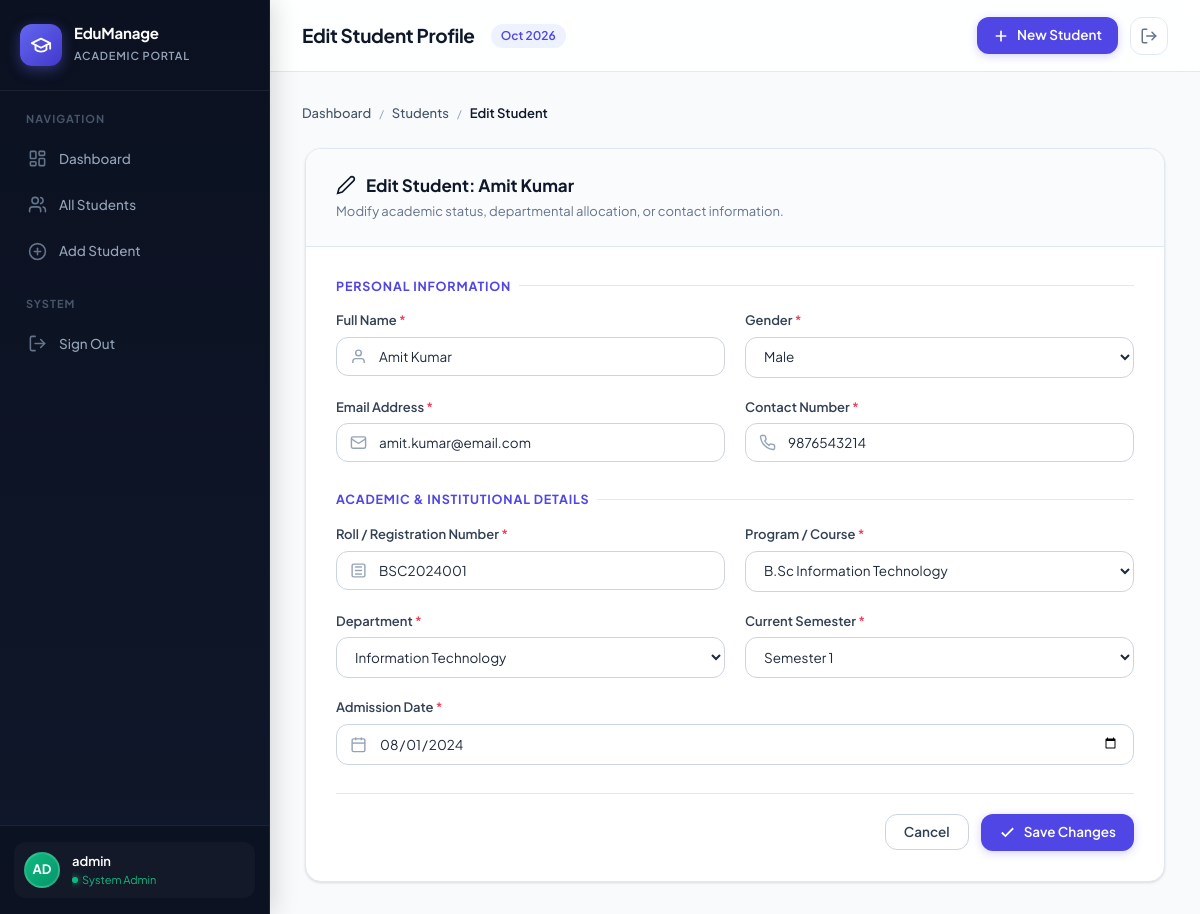
The page /edit_student.php?id=5 (signed in) on the database its author committed.
### tables this page shows
CREATE TABLE IF NOT EXISTS students (
    id          INT AUTO_INCREMENT PRIMARY KEY,    
    full_name   VARCHAR(100) NOT NULL,             
    roll_number VARCHAR(20)  NOT NULL UNIQUE,      
    email       VARCHAR(100) NOT NULL,             
    phone       VARCHAR(15)  NOT NULL,             
    course      VARCHAR(50)  NOT NULL,             
    department  VARCHAR(50)  NOT NULL,             
    semester    INT          NOT NULL,             
    gender      ENUM('Male', 'Female', 'Other') NOT NULL,   
    admission_date DATE     NOT NULL,             
    created_at  TIMESTAMP DEFAULT CURRENT_TIMESTAMP   
);

### edit_student.php (the view, shortened to what this page needs)
<?php
include 'config/database.php';
$id = isset($_GET['id']) ? (int)$_GET['id'] : 0;
$res = mysqli_query($conn, "SELECT * FROM students WHERE id = $id");
$student = mysqli_fetch_assoc($res);
include 'includes/header.php';
?>
<div class="breadcrumb-wrap">
    <a href="dashboard.php">Dashboard</a>
    <span class="breadcrumb-sep">/</span>
    <a href="students.php">Students</a>
    <span class="breadcrumb-sep">/</span>
    <span class="breadcrumb-current">Edit Student</span>
</div>
<div class="form-container-card">
    <div class="form-header-bar">
        <h3>
            <svg width="20" height="20" viewBox="0 0 24 24" fill="none" stroke="currentColor" stroke-width="2">
                <path d="M17 3a2.85 2.83 0 1 1 4 4L7.5 20.5 2 22l1.5-5.5Z"/>
            </svg>
            Edit Student: <?php echo htmlspecialchars($student['full_name']); ?>
        </h3>
        <p>Modify academic status, departmental allocation, or contact information.</p>
    </div>
    <form method="POST" action="edit_student.php?id=<?php echo $id; ?>" class="form-body-content">
        <div class="form-fieldset-group">
            <div class="fieldset-title">Personal Information</div>
            <div class="form-grid-2">
                <div class="form-group-v2">
                    <label for="full_name">Full Name <span style="color: var(--rose-500);">*</span></label>
                    <div class="input-with-icon-wrap">
                        <input type="text" id="full_name" name="full_name" class="input-control-v2" value="<?php echo htmlspecialchars($student['full_name']); ?>" required>
                    </div>
                </div>
                <div class="form-group-v2">
                    <label for="gender">Gender <span style="color: var(--rose-500);">*</span></label>
                    <select id="gender" name="gender" class="input-control-v2 no-icon" required>
                        <option value="Male"   <?php echo ($student['gender'] === 'Male') ? 'selected' : ''; ?>>Male</option>
                    </select>
                </div>
                <div class="form-group-v2">
                    <label for="email">Email Address <span style="color: var(--rose-500);">*</span></label>
                    <div class="input-with-icon-wrap">
                        <input type="email" id="email" name="email" class="input-control-v2" value="<?php echo htmlspecialchars($student['email']); ?>" required>
                    </div>
                </div>
                <div class="form-group-v2">
                    <label for="phone">Contact Number <span style="color: var(--rose-500);">*</span></label>
                    <div class="input-with-icon-wrap">
                        <input type="tel" id="phone" name="phone" class="input-control-v2" value="<?php echo htmlspecialchars($student['phone']); ?>" required>
                    </div>
                </div>
            </div>
        </div>
        <div class="form-fieldset-group">
            <div class="fieldset-title">Academic & Institutional Details</div>
            <div class="form-grid-2">
                <div class="form-group-v2">
                    <label for="roll_number">Roll / Registration Number <span style="color: var(--rose-500);">*</span></label>
                    <div class="input-with-icon-wrap">
                        <input type="text" id="roll_number" name="roll_number" class="input-control-v2" value="<?php echo htmlspecialchars($student['roll_number']); ?>" required>
                    </div>
                </div>
                <div class="form-group-v2">
                    <label for="course">Program / Course <span style="color: var(--rose-500);">*</span></label>
                    <select id="course" name="course" class="input-control-v2 no-icon" required>
                        <option value="B.Sc IT" <?php echo ($student['course'] === 'B.Sc IT') ? 'selected' : ''; ?>>B.Sc Information Technology</option>
                    </select>
                </div>
                <div class="form-group-v2">
                    <label for="department">Department <span style="color: var(--rose-500);">*</span></label>
                    <select id="department" name="department" class="input-control-v2 no-icon" required>
                        <option value="Information Technology"   <?php echo ($student['department'] === 'Information Technology') ? 'selected' : ''; ?>>Information Technology</option>
                    </select>
                </div>
                <div class="form-group-v2">
                    <label for="semester">Current Semester <span style="color: var(--rose-500);">*</span></label>
                    <select id="semester" name="semester" class="input-control-v2 no-icon" required>
                        <?php for ($i = 1; $i <= 8; $i++): ?>
                            <option value="<?php echo $i; ?>" <?php echo ($student['semester'] == $i) ? 'selected' : ''; ?>>
                                Semester <?php echo $i; ?>
                            </option>
                        <?php endfor; ?>
                    </select>
                </div>
                <div class="form-group-v2" style="grid-column: 1 / -1;">
                    <label for="admission_date">Admission Date <span style="color: var(--rose-500);">*</span></label>
                    <div class="input-with-icon-wrap">
                        <input type="date" id="admission_date" name="admission_date" class="input-control-v2" value="<?php echo $student['admission_date']; ?>" required>
                    </div>
                </div>
            </div>
        </div>
        <div class="form-actions-bar">
            <a href="students.php" class="btn-v2 btn-v2-secondary">Cancel</a>
            <button type="submit" class="btn-v2 btn-v2-primary">
                <svg viewBox="0 0 24 24" fill="none" stroke="currentColor" stroke-width="2.5"><polyline points="20 6 9 17 4 12"/></svg>
                Save Changes
            </button>
        </div>
    </form>
</div>
<?php include 'includes/footer.php'; ?>

### assets/css/style.css (style rules this page uses)
:root { --primary: #4f46e5; --primary-hover: #4338ca; --primary-light: #eef2ff; --primary-ring: rgba(79, 70, 229, 0.2); --slate-950: #0a0f1d; --slate-900: #0f172a; --slate-800: #1e293b; --slate-700: #334155; --slate-600: #475569; --slate-500: #64748b; --slate-400: #94a3b8; --slate-300: #cbd5e1; --slate-200: #e2e8f0; --slate-100: #f1f5f9; --slate-50: #f8fafc; --white: #ffffff; --emerald-500: #10b981; --emerald-50: #ecfdf5; --emerald-700: #047857; --amber-500: #f59e0b; --amber-50: #fffbeb; --amber-700: #b45309; --rose-500: #f43f5e; --rose-50: #fff1f2; --rose-700: #be123c; --cyan-500: #06b6d4; --cyan-50: #ecfeff; --cyan-700: #0e7490; --violet-500: #8b5cf6; --violet-50: #f5f3ff; --shadow-xs: 0 1px 2px 0 rgba(16, 24, 40, 0.05); --shadow-sm: 0 1px 3px 0 rgba(16, 24, 40, 0.1), 0 1px 2px -1px rgba(16, 24, 40, 0.1); --shadow-md: 0 4px 6px -1px rgba(16, 24, 40, 0.08), 0 2px 4px -2px rgba(16, 24, 40, 0.05); --shadow-lg: 0 12px 24px -4px rgba(16, 24, 40, 0.08), 0 4px 6px -2px rgba(16, 24, 40, 0.03); --shadow-xl: 0 20px 30px -6px rgba(16, 24, 40, 0.12), 0 8px 10px -6px rgba(16, 24, 40, 0.04); --radius-sm: 8px; --radius-md: 12px; --radius-lg: 16px; --radius-xl: 20px; --radius-full: 9999px; --transition: all 0.2s cubic-bezier(0.16, 1, 0.3, 1); }
*, *::before, *::after { box-sizing: border-box; margin: 0; padding: 0; }
body { font-family: 'Plus Jakarta Sans', -apple-system, BlinkMacSystemFont, 'Segoe UI', Roboto, sans-serif; background-color: var(--slate-50); color: var(--slate-800); line-height: 1.5; -webkit-font-smoothing: antialiased; -moz-osx-font-smoothing: grayscale; }
a { color: inherit; text-decoration: none; }
.breadcrumb-wrap { display: flex; align-items: center; gap: 8px; font-size: 13px; color: var(--slate-500); margin-bottom: 24px; }
.breadcrumb-wrap a { color: var(--slate-600); font-weight: 500; transition: var(--transition); }
.breadcrumb-sep { color: var(--slate-400); font-size: 11px; }
.breadcrumb-current { color: var(--slate-900); font-weight: 600; }
.btn-v2 { display: inline-flex; align-items: center; justify-content: center; gap: 8px; padding: 10px 18px; border-radius: var(--radius-md); font-size: 13.5px; font-weight: 600; font-family: inherit; cursor: pointer; transition: var(--transition); border: none; text-decoration: none; line-height: 1; }
.btn-v2 svg { width: 17px; height: 17px; }
.btn-v2-primary { background: var(--primary); color: var(--white); box-shadow: 0 2px 8px rgba(79, 70, 229, 0.25); }
.btn-v2-secondary { background: var(--white); color: var(--slate-700); border: 1px solid var(--slate-300); }
.form-container-card { background: var(--white); border-radius: var(--radius-lg); border: 1px solid var(--slate-200); box-shadow: var(--shadow-sm); max-width: 860px; margin: 0 auto; overflow: hidden; }
.form-header-bar { padding: 24px 30px; border-bottom: 1px solid var(--slate-200); background: #fafbfc; }
.form-header-bar h3 { font-size: 17px; font-weight: 700; color: var(--slate-900); display: flex; align-items: center; gap: 10px; }
.form-header-bar p { font-size: 13px; color: var(--slate-500); margin-top: 4px; }
.form-body-content { padding: 30px; }
.form-fieldset-group { margin-bottom: 28px; }
.fieldset-title { font-size: 12.5px; font-weight: 700; text-transform: uppercase; letter-spacing: 0.8px; color: var(--primary); margin-bottom: 16px; display: flex; align-items: center; gap: 8px; }
.fieldset-title::after { content: ''; flex: 1; height: 1px; background: var(--slate-200); }
.form-grid-2 { display: grid; grid-template-columns: 1fr 1fr; gap: 20px; }
.form-group-v2 { display: flex; flex-direction: column; gap: 6px; }
.form-group-v2 label { font-size: 13px; font-weight: 600; color: var(--slate-700); }
.input-with-icon-wrap { position: relative; display: flex; align-items: center; }
.input-control-v2 { width: 100%; padding: 10px 14px 10px 42px; border-radius: var(--radius-md); border: 1px solid var(--slate-300); background: var(--white); font-size: 13.5px; font-family: inherit; color: var(--slate-800); outline: none; transition: var(--transition); }
.input-control-v2.no-icon { padding-left: 14px; }
.form-actions-bar { padding-top: 20px; border-top: 1px solid var(--slate-200); display: flex; align-items: center; justify-content: flex-end; gap: 12px; }

### rows shown on the page
students: full_name "Amit Kumar", gender "Male", email "amit.kumar@email.com", phone "9876543214", roll_number "BSC2024001", course "B.Sc Information Technology", department "Information Technology", semester "Semester 1", admission_date "08/01/2024"

### other values the page prints
substr($admin_name, 0, 2) "AD"
$admin_name "admin"
$page_title "Edit Student Profile"
